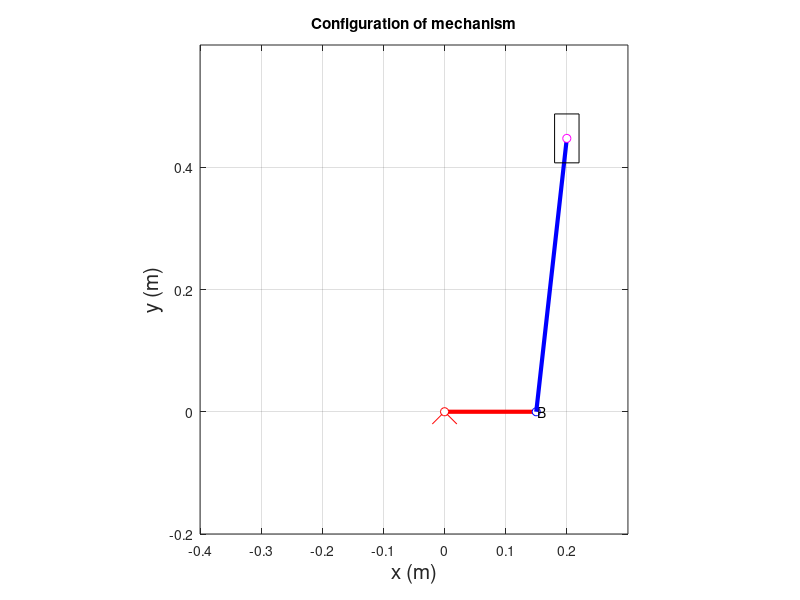

Source code (MATLAB):
%% MIE301 Lab 4
%% Starter Code - Calculate mechanism motion and plot it
close all; % closes all figures
clear all; % clears all variables from memory
clc;       % clears all calculations from the Matlab workspace

% Plot Parameters: these will be used to set the axis limits on the figure
% (units: 'm')
xmin= -0.4; % leftmost window edge
xmax= 0.3;  % rightmost window edge
ymin= -0.2; % bottom window edge
ymax= 0.6;  % top window edge

% Crank rotation angles (theta2)
theta2_deg=(0:4:360);     %forming the theta2 vector in degrees
theta2=pi/180*theta2_deg; %converting the degrees to radians
steps=length(theta2);     %calculating the length of the theta2 vector

% Dimensions of links and offset 
r2= 15/100;           % link #2 length r2, m
r3= 45/100;           % link #3 length r3, m
b = 20/100;           % offset, m
m = 0.8;              % mass of slider (kg)
g = 9.81;             % gravity in m/s^2
% set up figure
figure(1);                       %create new figure
set(1,'WindowStyle','Docked')    %dock the figure

%% calculate mechanism motion and plot it
for i=1:steps                             % step through motion of the mechanism
    hold off;    
    
    % Draw Link 2:
    Ax(i) = 0;                            % pivot point of link 2 position
    Ay(i) = 0;                            % pivot point of link 2 position
    Bx(i) = r2*cos( theta2(i) );          % x-position of point B
    By(i) = r2*sin( theta2(i) );          % y-position of point B
    plot( [Ax(i) Bx(i)], [Ay(i), By(i)],'Color','r','LineWidth',3 ); % draw the link from A to B for the current configuration
    hold on;
    grid on;    
    
    % Draw Base Pivot:
    recsz = 0.02;                                   % size of drawn base pivot
    plot([0,recsz],[0,-recsz],'r');                 % draw base pivot
    plot([0,-recsz],[0,-recsz],'r');                % draw base pivot
    plot(0,0,'ro','MarkerFaceColor','w');           % draw a small circle at the base pivot point
    plot(Bx(i), By(i), 'bo','MarkerFaceColor','w'); % draw a small circle at B
    text(Bx(i)+.002, By(i), 'B','color','k');       % label point B    
    
    % Calculate D here:
    theta3(i) = acos((b-Bx(i))/r3);                 % angle theta_3
    Cx(i) = b;                                      % x-position of point C
    Cy(i) = r2*sin(theta2(i))+ r3*sin(theta3(i));   % y-position of point C
    
    % Draw Link 3:
    plot( [Bx(i), Cx(i)], [ By(i), Cy(i)],'Color','b','LineWidth',3 ); % draw the link from B to C for the current configuration
    plot(Cx(i),Cy(i),'mo','MarkerFaceColor','w');           % draw a small circle at the piston pivot point C
    
    % Draw piston:
    rectangle('position',[ Cx(i)-.02, Cy(i)-.04, 0.04, .08 ] ); % draw the piston itself [x y w h]
    
    % Figure properties 
    hold on;                           % draw on top of the current figure
    xlabel('x (m)', 'fontsize', 15);   % axis label
    ylabel('y (m)', 'fontsize', 15);   % axil label 
    axis equal;                        % make sure the figure is not stretched
    title('Configuration of mechanism');  % add a title to the figure
    axis( [xmin xmax ymin ymax] );        % figure axis limits 
    pause(0.05);                          % wait to proceed to next configuration, seconds
end

%% Part I - Quasi-Static Force Analysis
%% b): Plot torque for cases with finite and negligible mass of slider

% find the theta2 at max and min position in order to find the direction of
% friction force during rotation

for i=1:steps                        % step through motion of the mechanism
    Bx(i) = r2*cos(theta2(i));     
    theta3(i) = acos((b-Bx(i))/r3);
    D(i) = r2*sin(theta2(i))+ r3*sin(theta3(i));
end
    [maxD, IndDmax] = max(D);    % max position of slider
    [minD, IndDmin] = min(D);    % min position of slider
    theta2_max=theta2(IndDmax);  % theta2 at maximum D
    theta2_min=theta2(IndDmin);  % theta2 at minimum D

% find torque;-
%Step1: write the condition to define the direction of friction force
%Step2: compute torque
m_vec = [m 0];  % creating a vector masses; 1st value is 0.8 second is 0
for j=1:length(m_vec)  %step through different mass
    for i=1:steps

        % write nested condition do define the direction of friction force
%         if  ?
%             F=0;
%         elseif ?
%             F=2;
%         else
%             F=-2;
%         end
        
        % compute torque (maths explained in the lab)
%        ? supply equations to calculate F34, F32 first
%        ? ..
%        ? ..
%        ? ..
        %M2(i,j) = ? % torque to be applied by motor
    end
end

% figure(2);  % setup figure
% set(2,'WindowStyle','Docked')    %dock the figure
% plot(theta2*180/pi, M2,'LineWidth',3); % plot M2 array
% grid on  
% legend('finite mass (m = 0.8kg)','massless', fontsize=16)
% xlabel('\theta_2 (deg)', 'fontsize', 15); 
% ylabel('Torque (Nm)', 'fontsize', 15);   
% title('Lab4 - Part I b) '); 


%%  Part I, c): Find the angle at which motor experiences absolute peak torque in both cases
for j = 1:length(m_vec)
    %?  % max absolute torque and the index at which it occurs
    %?  % angle at which maxmimum torque occurs in degree
end

%% Part I, d): Work Calculations for both cases
%stroke=?;
%frictional_work = ?;

for j=1:length(m_vec)
    work = 0;
    for i = 1:steps-1
        %MW_partial = ?; % calulate the partial work
        %work = ?;        % sum partial works
    end
    %motor_work(j) = work;  %storing the value of motor work for jth mass
end

%motor_work   %displaying the work of motor for both cases

% save the value of M2 vector for a=2cm as it is needed in the Part II f.)
%M2_static=M2(:,1); 

%% Part II,  Dynamic Force Analysis

%clearvars -except M2_static   % clear all variables except variable on line 140

% Crank rotation angles (theta2)
theta2_deg=(0:4:360);
theta2=pi/180*theta2_deg;
steps=length(theta2);

% Mechanism parameters
r2= 15/100;           % link #2 length r2, m
r3= 45/100;           % link #3 length r3, m
b = 20/100;           % offset, m
m = 0.8;              % mass of slider (kgs)
g = 9.81;             % gravity in m/s^2

%% f): Compute the torque at various speeds for m = 0.8 kg

%%%%%%%%%%%%%%%%%%%%%%%%%%%%%%%%%%%%%%%%%%%%%%%%%%%%%%%%%%%%%%%%%%%%%%%%%%%%
%Numerical approach

%calculate theta3
theta3 = acos((b-r2*cos(theta2))/r3);

%calculate D
D = r2*sin(theta2)+ r3*sin(theta3); 

%initialize rotation rate vector 
theta2_dot = 10:40:130; % rpm
rpm_steps = length (theta2_dot); %number of speeds for which analysis is performed

for j=1:rpm_steps
    
    %forming the time vector 
    t_rev=60/theta2_dot(j);  % finding time per revolution in seconds
    time=linspace(0,t_rev,steps);  %time vector

    %form velocity vector, prepend 0 and store it for jth motor spped
    %?;                 % velocities for a given speed
    %?;                 % prepend zero to keep the length of the vector same as time vector
    %velocity(:,j)=?;   % calculated velocity stored for a given motor speed
    
    %form acceleration vector, prepend 0 and store it for jth motor spped
    %?;                           % acceleration for a given speed
    %?;                           % prepend zero to keep the length of the vector same as time vector
    %acceleration(:,j)=acc2;      % calculated acceleration stored for a given motor speed
    

    for i=1:steps
        
        %write the if-else condition which determines the direction of
        %friction force using velocity this time 
%         ?
%         ?
%         ?
%         ?
%         ?
%         ?
%         ?
         %compute torque (maths explained in the lab)
%         ? supply equations to calculate F34, F32 first
%         ? 
%         ?
%         ?
         %M2(i,j) = ? % torque to be applied by motor
    end
end
 
% % %%%%%%%%%%%%%%%%%%%%%%%%%%%%%%%%%%%%%%%%%%%%%%%%%%%%%%%%
% 
% setup figure 3
figure(3); 
set(3,'WindowStyle','Docked')

% plot the M2 vector for all the rotation speeds and M2 vector for static case
%plot(theta2*180/pi, M2,theta2*180/pi,M2_static,'LineWidth',1.1);

% plotting details
%grid on
%legend('\omega_2 =10 rpm',?,?,?,'static')
%xlabel('\theta_2 (deg)', 'fontsize', 15); 
%ylabel('Torque (Nm)', 'fontsize', 15);   
%title('Lab4 - Part II f)'); 
